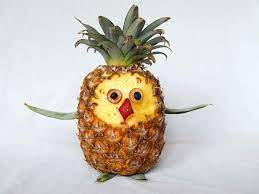
#> input picture pineapple.jpg, 259 x 194 px
$ python grayscale.py
#> lines starting #> are read from the running program, lines starting #| are printed output that depends on the picture
from PIL import Image


def get_pillow_img(name):
#> called with name = 'pineapple.jpg'
    img = Image.open(name)
#> img is the input picture: PIL image 259x194 RGB; mean R, G, B 206.8, 198.8, 191.7
    return img


def img2greyscale(img):
    return img.convert('L')
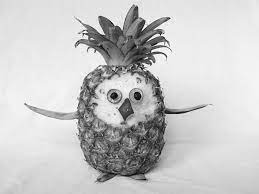
#> returned value: PIL image 259x194 L; min 1, max 255, mean 200.3
    #img.save(name[:-4] + '_greyscale.png')

pineapple = get_pillow_img('pineapple.jpg')
gray_pineapple = img2greyscale(pineapple)
#gray_pineapple.show()

color_data = list(pineapple.getdata())
#> color_data = 50246 items
greyscale_data = list(gray_pineapple.getdata())
#> greyscale_data = 50246 items

brainfuck = {
    0:'>',
    1: '<',
    2: '+',
    3: '-',
    4: '.',
    5: ',',
    6: '[',
    7: ']'
}

brainfucked_data = [brainfuck[val // (gray_pineapple.height//6)] for val in greyscale_data]
#> brainfucked_data = 50246 items

def html_from_brainfucked_data(data, size):
#> called with size = (259, 194)
    w = size[0]
    h = size[1]
    string = ''
    start, end = 0, w
    for row in range(h):
        string = string + "<br>"
        string += ''.join([str(item)+str(item) for item in data[start:end]])
        start += w
        end += w
#> after the loop, end = 50505; start = 50246

    return string

if __name__ == '__main__':
    html_string = html_from_brainfucked_data(brainfucked_data, gray_pineapple.size)

    with open('test.html','w') as f:
        f.write(html_string)
        f.close()
